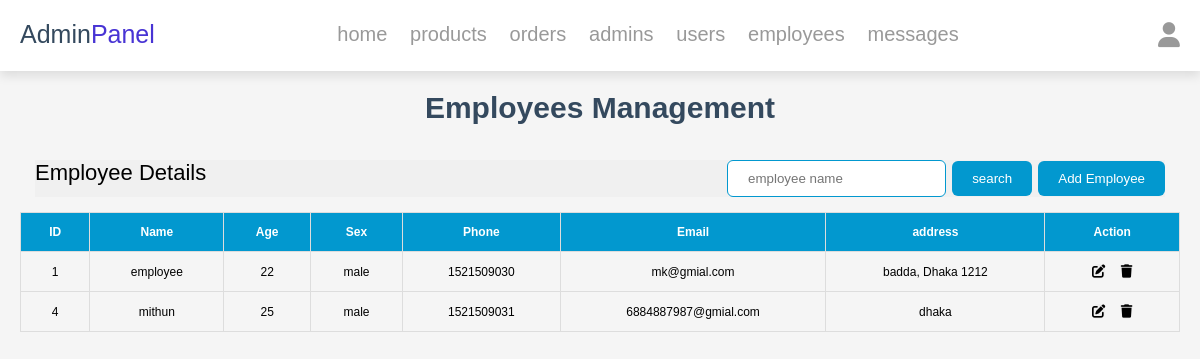
The app's page /admin/employee_accounts.php (signed in) with its own data.
### tables this page shows
CREATE TABLE `employee` (
  `id` int(100) NOT NULL,
  `name` varchar(20) NOT NULL,
  `age` int(2) DEFAULT NULL,
  `sex` varchar(15) DEFAULT NULL,
  `phone` int(11) DEFAULT NULL,
  `email` varchar(150) DEFAULT NULL,
  `address` varchar(150) DEFAULT NULL,
  `password` varchar(50) NOT NULL
);

### admin/employee_accounts.php (the view, shortened to what this page needs)
<?php
include '../components/connect.php';
?>
<!DOCTYPE html>
<html lang="en">
<head>
   <link rel="stylesheet" href="https://cdnjs.cloudflare.com/ajax/libs/font-awesome/6.1.1/css/all.min.css">
   <link rel="stylesheet" href="../css/dashboard_style.css">
   <link rel="stylesheet" href="../css/table.css">
</head>
<body>
   <?php include '../components/admin_header.php' ?>
   <section class="accounts">
      <h1 class="heading">Employees Management</h1>
      <div class="table_header">
         <p>Employee Details</p>
         <div>
            <input placeholder="employee name">
            <button class="add_new">search</button>
            <a href="register_employee.php"><button class="add_new">Add Employee</button></a>
         </div>
      </div>
      <div>
         <table class="table">
            <thead>
               <tr>
                  <th>ID</th>
                  <th>Name</th>
                  <th>Age</th>
                  <th>Sex</th>
                  <th>Phone</th>
                  <th>Email</th>
                  <th>address</th>
                  <th>Action</th>
               </tr>
            </thead>
            <tbody>
               <?php
               $select_account = $conn->prepare("SELECT * FROM `employee`");
               $select_account->execute();
               if ($select_account->rowCount() > 0) {
                  while ($fetch_accounts = $select_account->fetch(PDO::FETCH_ASSOC)) {
               ?>
                     <tr>
                        <td><span><?= $fetch_accounts['id']; ?></span></td>
                        <td><span><?= $fetch_accounts['name']; ?></span></td>
                        <td><span><?= $fetch_accounts['age']; ?></span></td>
                        <td><span><?= $fetch_accounts['sex']; ?></span></td>
                        <td><span><?= $fetch_accounts['phone']; ?></span></td>
                        <td><span><?= $fetch_accounts['email']; ?></span></td>
                        <td><span><?= $fetch_accounts['address']; ?></span></td>
                        <td>
                           <a href="employee_accounts.php?update=<?= $fetch_products['id']; ?>"><button><i class="fa-solid fa-pen-to-square"></i></button></a>
                           <a href="employee_accounts.php?delete=<?= $fetch_accounts['id']; ?>" onclick="return confirm('delete this account?');"><button><i class="fa-solid fa-trash"></i></button></a>
                        </td>
                     </tr>
               <?php
                  }
               } else {
                  echo '<p class="empty">no accounts available</p>';
               }
               ?>
            </tbody>
         </table>
      </div>
   </section>
</body>
</html>

### css/dashboard_style.css (style rules this page uses)
:root { --main-color: #4834d4; --red: #e74c3c; --orange: #f39c12; --black: #34495e; --white: #fff; --light-bg: #f5f5f5; --light-color: #999; --border: .2rem solid var(--white); --box-shadow: 0 .5rem 1rem rgba(0, 0, 0, .1); }
* { font-family: 'Montserrat', sans-serif; margin: 0; padding: 0; box-sizing: border-box; text-decoration: none; outline: none; border: none; }
.table { width: 100%; border-collapse: collapse; }
button { outline: none; border: none; border-radius: 6px; cursor: pointer; }
.add_new { padding: 10px 20px; color: #ffffff; background-color: aqua; }
.table td, .table th { padding: 12px 15px; border: 1px solid #ddd; text-align: center; font-size: 16px; }
.table th { background-color: darkblue; color: #ffffff; }
.table tbody tr:nth-child(even) { background-color: #f5f5f5; }
html { font-size: 62.5%; overflow-x: hidden; }
body { background-color: var(--light-bg); }
section { max-width: 1200px; margin: 0 auto; padding: 2rem; }
.heading { text-align: center; margin-bottom: 2rem; text-transform: capitalize; color: var(--black); font-size: 3rem; }

### css/table.css (style rules this page uses)
* { box-sizing: border-box; font-family: 'Anton', sans-serif; }
html { font-family: 'Anton', sans-serif; }
.table { width: 100%; border-collapse: collapse; overflow: scroll; }
.table_header { display: flex; font-size: 22px; justify-content: space-between; margin: 15px; text-align: center; background-color: rgb(240, 240, 240); }
button { outline: none; border: none; border-radius: 6px; cursor: pointer; }
.add_new { padding: 10px 20px; color: #ffffff; background-color: #0298cf; }
input { padding: 10px 20px; outline: none; border-radius: 6px; border: 1px solid #0298cf; }
.table td, .table th { padding: 12px 15px; border: 1px solid #ddd; text-align: center; font-size: 12px; }
td a { padding: 6px; }
.table th { background-color: #0298cf; color: #ffffff; }
.table tbody tr:nth-child(even) { background-color: #f5f5f5; }

### records on screen
employee: id "1", name "employee", age "22", sex "male", phone "1521509030", email "mk@gmial.com", address "badda, Dhaka 1212"
employee: id "4", name "mithun", age "25", sex "male", phone "1521509031", email "6884887987@gmial.com", address "dhaka"
